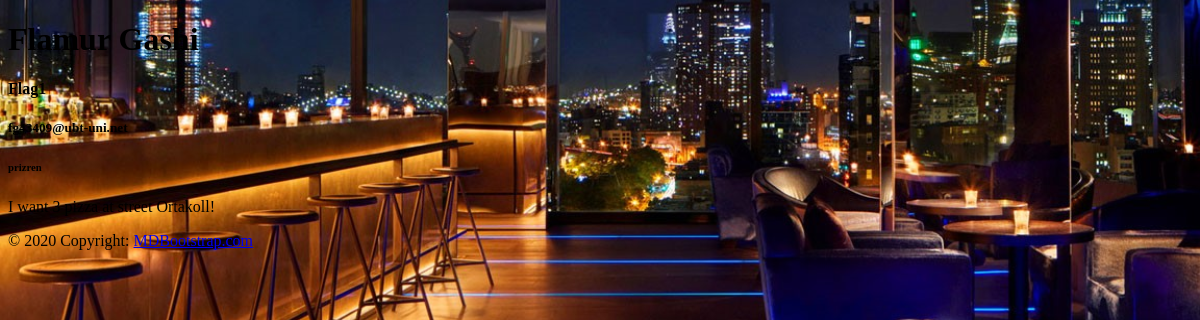
The app's page /admin/show_contact.php?id=1 with its own data.
### tables this page shows
CREATE TABLE `contacts` (
  `contact_id` int(11) NOT NULL,
  `full_name` varchar(750) NOT NULL,
  `username` varchar(750) NOT NULL,
  `email` varchar(750) NOT NULL,
  `password` varchar(750) NOT NULL,
  `message` varchar(750) NOT NULL,
  `date_add` timestamp NOT NULL DEFAULT current_timestamp()
);

### admin/show_contact.php (the view, shortened to what this page needs)
<?php
    include '../includes/dbconnect.php';
    if (isset($_GET['id'])) {
        $id = $_GET['id'];
    }
    $sql = "SELECT * FROM contacts WHERE contact_id = :id";
    $query = $pdo->prepare($sql);
    $query->execute(['id' => $id]);
    $contact = $query->fetch();
?>
<!DOCTYPE html>
<html lang="en">
<head>
    <link rel="stylesheet" href="../css/bacground2.css">
</head>
<body>
    <div class="mt-2">
        <div class="container">
            <div class="card">
                <div class="card-body bg-dark">
                    <h1 class="card-title  text-light font-weight-bold"><?php echo $contact['full_name'] ?></h1>
                    <h4 class="card-subtitle mb-2 text-light"><?php echo $contact['username'] ?></h2>
                    <h5 class="card-subtitle mb-2 text-muted"><?php echo $contact['email'] ?></h2>
                    <h6 class="card-subtitle mb-2 text-muted"><?php echo $contact['password'] ?></h2>
                    <p class="card-text  mb-2 text-light"><?php echo $contact['message'] ?></p>
                </div>
            </div>
        </div>
    </div>
</body>
</html>
<?php
    include 'includes/footer.php';
?>

### css/bacground2.css (style rules this page uses)
body { background-image: url(../img/homepage.jpg); background-position: center; background-repeat: no-repeat; background-size: 2000px 1000px; background-position: center; background-repeat: repeat; }

### records on screen
contacts: full_name "Flamur Gashi", username "Flag1", email "fg43409@ubt-uni.net", password "prizren", message "I want 3 pizza at street Ortakoll!"
